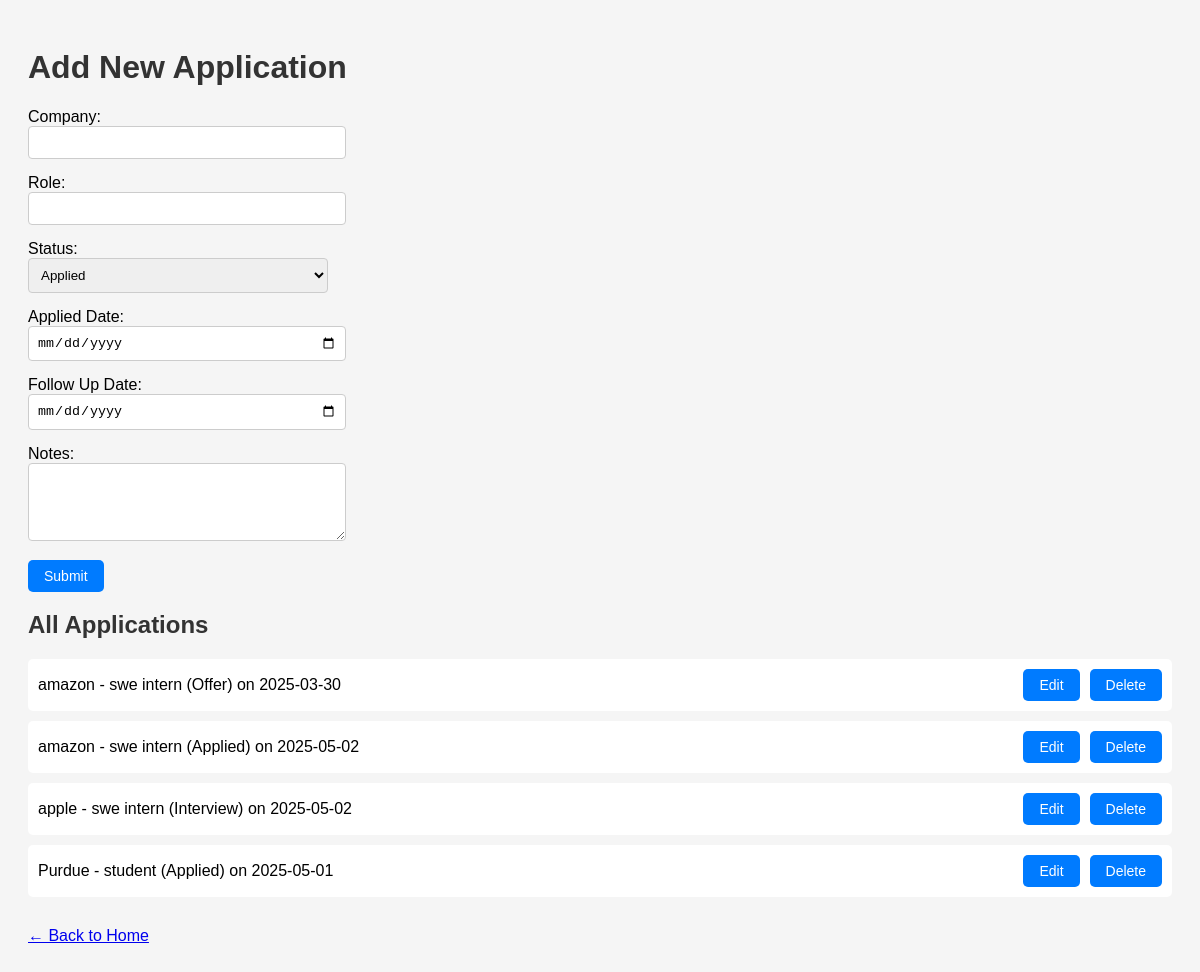
The app's page /applications with its own data.
### models.py (models this page shows)
class Application(db.Model):
    id = db.Column(db.Integer, primary_key=True)
    company = db.Column(db.String(100), nullable=False)
    role = db.Column(db.String(100), nullable=False)
    status = db.Column(db.String(50), nullable=False, index=True)
    applied_date = db.Column(db.Date, nullable=False, index=True)
    follow_up_date = db.Column(db.Date, nullable=True)
    notes = db.Column(db.Text, nullable=True)

### app.py (the view, shortened to what this page needs)
@app.route('/applications', methods=['GET', 'POST'])
def applications():
    applications = Application.query.all()
    return render_template('applications.html', applications=applications)

### templates/applications.html (shortened to what this page needs)
<!DOCTYPE html>
<html>
<head>
    <link rel="stylesheet" href="{{ url_for('static', filename='style.css') }}">
</head>
<body>
    <h1>Add New Application</h1>
    <form method="POST">
        <div>
            <label>Company:</label><br>
            <input type="text" name="company" required>
        </div>
        <div>
            <label>Role:</label><br>
            <input type="text" name="role" required>
        </div>
        <div>
            <label>Status:</label><br>
            <select name="status" required>
                <option value="Applied">Applied</option>
            </select>
        </div>
        <div>
            <label>Applied Date:</label><br>
            <input type="date" name="applied_date" required>
        </div>
        <div>
            <label>Follow Up Date:</label><br>
            <input type="date" name="follow_up_date">
        </div>
        <div>
            <label>Notes:</label><br>
            <textarea name="notes" rows="4"></textarea>
        </div>
        <button type="submit">Submit</button>
    </form>
    <h2>All Applications</h2>
    {% for app in applications %}
        <div class="app-entry">
            <div>
                {{ app.company }} - {{ app.role }} ({{ app.status }}) on {{ app.applied_date.strftime('%Y-%m-%d') }}
            </div>
            <div class="button-group">
                <a href="/applications/edit/{{ app.id }}" class="button">Edit</a>
                <form method="POST" action="/applications/delete/{{ app.id }}">
                    <button type="submit" class="button">Delete</button>
                </form>
            </div>
        </div>
    {% endfor %}
    <a href="/" class="back-link">← Back to Home</a>
</body>
</html>

### static/style.css (style rules this page uses)
body { font-family: Arial, sans-serif; background: #f5f5f5; padding: 20px; }
h1, h2 { color: #333; }
form div { margin-bottom: 15px; }
input, select, textarea { width: 300px; padding: 8px; border: 1px solid #ccc; border-radius: 4px; }
button, .button { background-color: #007BFF; border: none; color: white; padding: 8px 16px; border-radius: 5px; text-decoration: none; font-size: 14px; cursor: pointer; display: inline-block; text-align: center; }
.app-entry { display: flex; justify-content: space-between; align-items: center; background: white; padding: 10px; margin-bottom: 10px; border-radius: 5px; }
.button-group { display: flex; gap: 10px; }
.back-link { display: inline-block; margin-top: 20px; }

### templates/applications.html (style rules this page uses)
body { font-family: Arial, sans-serif; background: #f5f5f5; padding: 20px; }
h1, h2 { color: #333; }
form div { margin-bottom: 15px; }
input, select, textarea { width: 300px; padding: 8px; border: 1px solid #ccc; border-radius: 4px; }
button, .button { background-color: #007BFF; border: none; color: white; padding: 8px 16px; border-radius: 5px; text-decoration: none; font-size: 14px; cursor: pointer; display: inline-block; text-align: center; }
.app-entry { display: flex; justify-content: space-between; align-items: center; background: white; padding: 10px; margin-bottom: 10px; border-radius: 5px; }
.button-group { display: flex; gap: 10px; }
.back-link { display: inline-block; margin-top: 20px; }

### records on screen
Application: company "amazon", role "swe intern", status "Offer", applied_date "2025-03-30"
Application: company "amazon", role "swe intern", status "Applied", applied_date "2025-05-02"
Application: company "apple", role "swe intern", status "Interview", applied_date "2025-05-02"
Application: company "Purdue", role "student", status "Applied", applied_date "2025-05-01"
